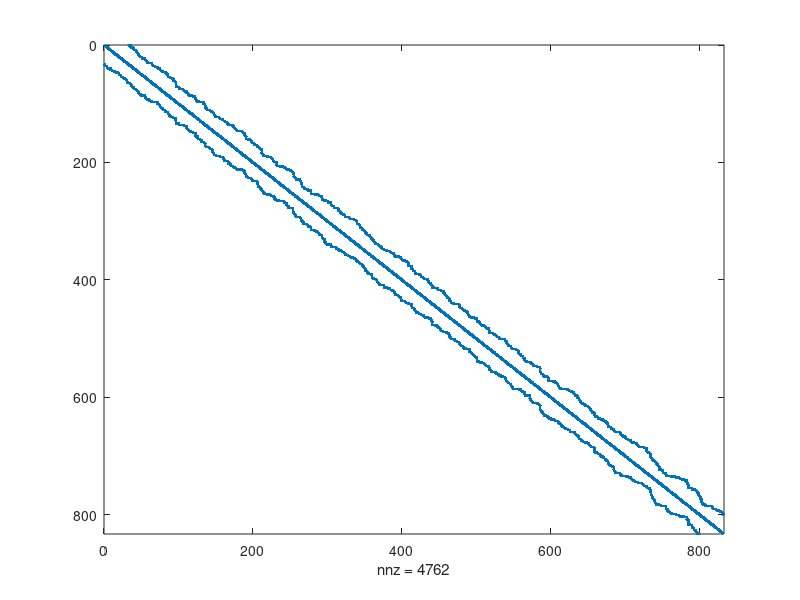
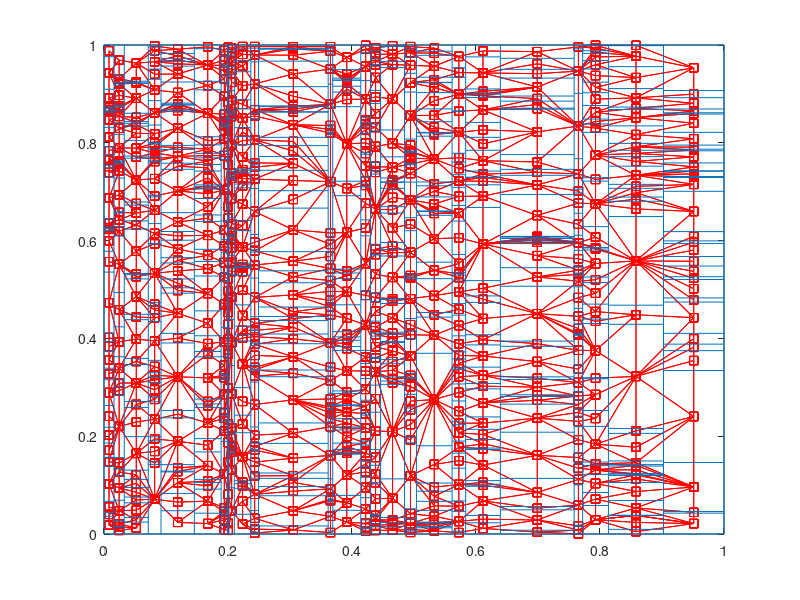

Reproduce these figures in MATLAB, in order.
close all; clear all; clc;

do_random=true;

% number of cut lines
n_cutx = 25;
n_cuty = 31;

% number of subsets per dimension
nx = n_cutx + 1;
ny = n_cuty + 1;

if do_random
    % cut lines in x
    X = [0 sort(rand(1,n_cutx)) 1];
    % cut lines in y, per column
    Y=zeros(nx,n_cuty+2);
    for i=1:nx
        Y(i,:) = [0 sort(rand(1,n_cuty)) 1];
    end
else
    X = linspace(0,1,n_cutx+2);
    tmp = linspace(0,1,n_cuty+2);
    for i=1:nx
        Y(i,:) = tmp;
    end
end

% adjacency matrix
n=nx*ny;
A = zeros(n,n);

% loop over columns 
for i=1:nx
    % beginning and end rows in A for this colum
    row_beg = (i-1)*ny+1;
    row_end = (i  )*ny  ;
    % up/down neighbors
    for row=row_beg:row_end
        % top neighbor
        if row~=row_end, A(row,row+1)=1; end
        % not need for bottom neighbors, we use transport at the end
        % % bottom neighbor
        % if row~=row_beg, A(row,row-1)=1; end
    end
    
    % right neighbors, not needed for last column
    if i<nx 
        % cut lines of the current column
        cut_lines_curr = Y(i,:);
        % cut lines of the right neighbor column
        cut_lines_neig = Y(i+1,:);
        for j=1:ny
            % current row in A matrix
            current_row = (i-1)*ny+j;
            % cut lines of interest
            Y1=cut_lines_curr(j);
            Y2=cut_lines_curr(j+1);
            ind = find( (cut_lines_neig>Y1-eps) & (cut_lines_neig<Y2+eps) );
            % TODO: need fuzzy logic 
            % ind is the ID's of the cut lines of the neighbors
            if ~isempty(ind)
                connecting_subsets = [ind(1)-1 ind];
                if abs(Y1 - cut_lines_neig(ind(1)))< 1.5*eps
                    % remove the first subset
                    connecting_subsets(1) = [];
                end
                if abs(Y2 - cut_lines_neig(ind(end)))< 1.5*eps
                    % remove the last subset
                    connecting_subsets(end) = [];
                end
                % i*ny: to skip all ofthe subset in all columns from 1 to i included
                A(current_row,i*ny+connecting_subsets)=1;
            else
                % if ind is empty, then no cut lines of the neighboring
                % column intersect the given subset but that subset still
                % has a neighbor!!!
                ind1 = find(cut_lines_neig<Y1+eps);
                ind2 = find(cut_lines_neig>Y2-eps);
                if (ind1(end)-ind2(1)~=-1)
                    [i j]
                    ind1
                    ind2
                    warning('these 2 numbers must differ by -1 only');
                else
                    A(current_row,i*ny+ind1(end))=2;                    
                end
            end % ind is not empty
        end % loop over subset in given column
    end % we are not yet at the last column
    
end % loop of columns

% symmetric portion
A = A + A';
figure(1)
spy(A)

% plot the graph
figure(2)
Coordinates = zeros(n,2);
k=0;
for i=1:nx
    xval = (X(i)+X(i+1))/2;
    for j=1:ny
        yval = (Y(i,j)+Y(i,j+1))/2;
        k=k+1;
        Coordinates(k,:)=[xval yval];
    end
end
gplot(A,Coordinates,'r-s');
hold on
% superimpose the subset mesh 
for i=1:nx+1
    line([X(i),X(i)],[0,1])
    if i<=nx
        for j=1:ny+1
            line([X(i),X(i+1)],[Y(i,j),Y(i,j)])
        end
    end
end
    
% useful links:
% http://stackoverflow.com/questions/27339909/how-to-automatically-create-coordinates-when-graphing-adjacency-matrix-using-mat
% http://stackoverflow.com/questions/3277541/construct-adjacency-matrix-in-matlab
% 
% 
